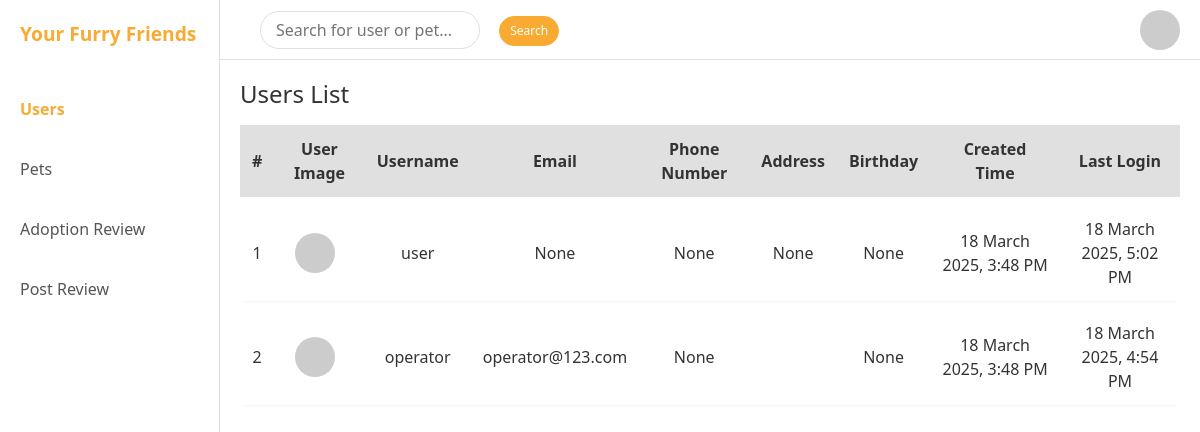
Screenshot of /admin-dashboard/ with the database file from the repository.
### accounts/models.py (models this page shows, shortened)
class User(AbstractUser):
    email = models.EmailField(unique=False, blank=True, null=True) # 改为了false（允许了多个用户注册）
    username = models.CharField(max_length=50, unique=True)  # 自定义用户名长度
    phone_no = models.CharField(max_length=15, unique=True, null=True, blank=True)
    address = models.TextField(null=True, blank=True)
    birthday = models.DateField(null=True, blank=True)
    title = models.CharField(max_length=50, null=True, blank=True)
    user_type = models.CharField(
        max_length=20,
        choices=[('User', 'User'), ('Admin', 'Admin')],
        default='User'
    )  # 用户类型（普通用户 / 管理员）
    status = models.CharField(
        max_length=10,
        choices=[('Active', 'Active'), ('Banned', 'Banned')],
        default='Active'
    )  # 用户状态
    user_image = models.ImageField(upload_to='user_images/', null=True, blank=True)
    created_at = models.DateTimeField(auto_now_add=True)
    updated_at = models.DateTimeField(auto_now=True)

### admin_dashboard/views.py (the view, shortened to what this page needs)
# urls.py: path('', views.admin_dashboard, name='admin_dashboard'),
def admin_dashboard(request):
    keyword = request.GET.get('keyword', '').strip()
    tab = request.GET.get('tab', '')  # 获取 tab 值，避免重复计算
    users_list = User.objects.all().order_by('-date_joined')
    pets_list_cats = Pet.objects.filter(type__iexact='Cat').order_by('-created_at')
    pets_list_dogs = Pet.objects.filter(type__iexact='Dog').order_by('-created_at')
    post_list = PostPetInfo.objects.select_related('pet','user').all().order_by('-created_at')
    has_results = False  # 标记是否有搜索结果
    context = {
        "users_list": users_list,
        "pets_list_cats": pets_list_cats,
        "pets_list_dogs": pets_list_dogs,
        "post_list": post_list,  # 传递 Post Review 数据
        "tab": tab,  # 传递给前端，避免 JS 误判
    }
    return render(request, 'admin_dashboard/admin_dashboard.html', context)

### templates/admin_dashboard/admin_dashboard.html (shortened to what this page needs)
<!DOCTYPE html>
<html lang="en">
<head>
  <link href="https://cdn.jsdelivr.net/npm/bootstrap@5.3.0/dist/css/bootstrap.min.css" rel="stylesheet" />
</head>
<body>
  <div class="sidebar">
    <div class="logo">Your Furry Friends</div>
    <div class="nav-item">
      <a href="#" id="nav-users" class="active">Users</a>
    </div>
    <div class="nav-item">
      <a href="#" id="nav-pets">Pets</a>
    </div>
    <div class="nav-item">
      <a href="#" id="nav-adoption">Adoption Review</a>
    </div>
    <div class="nav-item">
      <a href="#" id="nav-postreview">Post Review</a>
    </div>
  </div>
  <div class="topbar">
    <div class="search-filter">
      <form method="GET" action="{% url 'admin_dashboard:admin_dashboard' %}">
        <input type="text" id="searchInput" name="keyword" placeholder="Search for user or pet..." value="{{ request.GET.keyword|default:'' }}">
        <button id="searchButton" type="submit" class="btn btn-orange btn-search">Search</button>
      </form>
    </div>
    <div class="admin-dropdown">
      <img src="https://via.placeholder.com/40?text=Admin" alt="Admin" class="admin-avatar" id="adminAvatar">
    </div>
  </div>
  <div class="main-content">
    <div id="users-section">
      <h4>Users List</h4>
      <div class="scroll-container">
        <table class="table-custom">
          <thead>
            <tr>
              <th>#</th>
              <th>User Image</th>
              <th>Username</th>
              <th>Email</th>
              <th>Phone Number</th>
              <th>Address</th>
              <th>Birthday</th>
              <th>Created Time</th>
              <th>Last Login</th>
            </tr>
          </thead>
          <tbody id="users-tbody">
          {% for user in users_list %}
            <tr>
              <td>{{ forloop.counter }}</td>
              <td>
                {% if user.user_image %}
                  <img src="{{ user.user_image.url }}" alt="{{ user.username }}" class="avatar">
                {% else %}
                  <img src="https://via.placeholder.com/40" alt="No Image" class="avatar">
                {% endif %}
              </td>
              <td>{{ user.username }}</td>
              <td>{{ user.email }}</td>
              <td>{{ user.phone_no }}</td>
              <td>{{ user.address }}</td>
              <td>{{ user.birthday }}</td>
              <td>{{ user.date_joined|date:"j F Y, g:i A" }}</td>
              <td>{{ user.last_login|date:"j F Y, g:i A" }}</td>
            </tr>
          {% empty %}
            <tr>
              <td colspan="9">No registered users yet.</td>
            </tr>
          {% endfor %}
          </tbody>
        </table>
      </div>
    </div>
  </div>
</body>
</html>

### templates/admin_dashboard/admin_dashboard.html (style rules this page uses)
:root { --primary-orange: #f9aa33; --light-gray: #e0e0e0; --text-dark: #333; --status-approved: #d9ead3; --status-pending: #fff2cc; --status-rejected: #f4cccc; }
body { margin: 0; padding: 0; background-color: #fff; color: var(--text-dark); font-family: 'Segoe UI', Tahoma, Geneva, Verdana, sans-serif; }
.btn-orange { background-color: var(--primary-orange); border-color: var(--primary-orange); color: #fff; transition: background-color 0.2s ease-in-out, transform 0.1s ease-in-out; }
.btn-search { padding: 5px 10px; font-size: 12px; border-radius: 20px; margin-left: 15px; }
.sidebar { width: 220px; background-color: #fff; border-right: 1px solid var(--light-gray); position: fixed; top: 0; left: 0; height: 100vh; padding: 20px; box-sizing: border-box; }
.sidebar .logo { font-weight: bold; font-size: 1.2rem; color: var(--primary-orange); margin-bottom: 40px; }
.sidebar .nav-item { margin-bottom: 20px; }
.sidebar .nav-item a { text-decoration: none; color: #555; font-size: 1rem; display: block; padding: 8px 0; transition: color 0.2s ease-in-out; }
.sidebar .nav-item a.active { color: var(--primary-orange) !important; font-weight: bold; }
.topbar { margin-left: 220px; height: 60px; border-bottom: 1px solid var(--light-gray); display: flex; align-items: center; justify-content: space-between; padding: 0 20px; }
.topbar .search-filter { display: flex; align-items: center; gap: 10px; }
.topbar .search-filter input[type="text"] { margin-left: 20px; border: 1px solid var(--light-gray); border-radius: 20px; padding: 6px 15px; outline: none; width: 220px; transition: all 0.3s ease; }
.admin-dropdown { position: relative; display: inline-block; }
.admin-avatar { width: 40px; height: 40px; border-radius: 50%; object-fit: cover; cursor: pointer; }
.main-content { margin-left: 220px; padding: 20px; }
.scroll-container { overflow-x: auto; overflow-y: auto; max-height: calc(100vh - 120px); }
.table-custom { border-collapse: separate; border-spacing: 0 8px; width: 100%; text-align: center; }
.table-custom thead th { background-color: var(--light-gray); border: none; font-weight: bold; padding: 0.75rem; }
.table-custom tbody tr { background-color: #fff; border-radius: 6px; box-shadow: 0 1px 3px rgba(0,0,0,0.05); }
.table-custom tbody td { border-top: none; border-bottom: none; padding: 0.75rem; vertical-align: middle; }
.avatar, .pet-image { width: 40px; height: 40px; border-radius: 50%; object-fit: cover; margin-right: 8px; }

### rows the page displays
User: username "user", email "None", phone_no "None", address "None", birthday "None", date_joined "18 March 2025, 3:48 PM", last_login "18 March 2025, 5:02 PM"
User: username "operator", email "operator@123.com", phone_no "None", birthday "None", date_joined "18 March 2025, 3:48 PM", last_login "18 March 2025, 4:54 PM"
